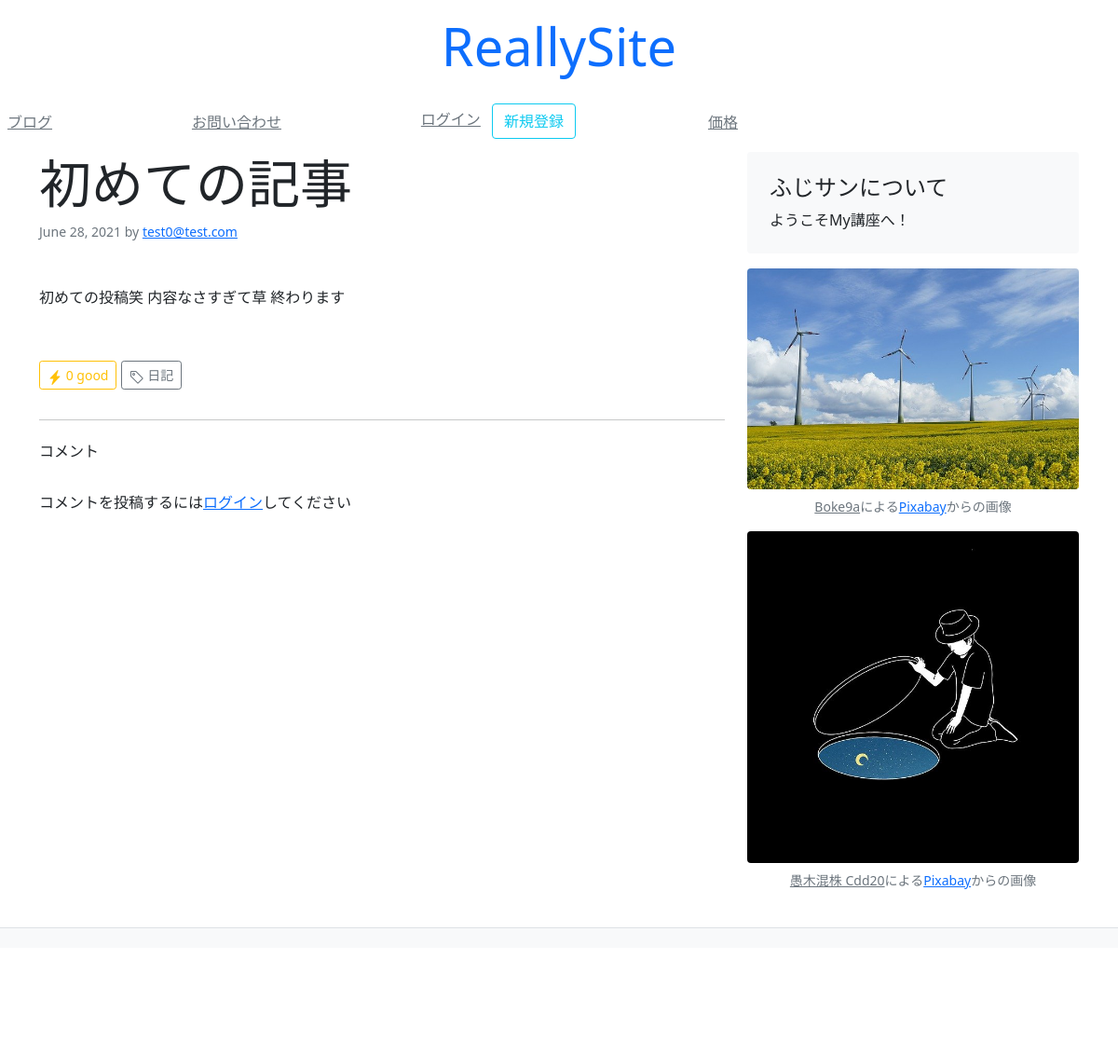
Before: /blog/1/ with the older database file.
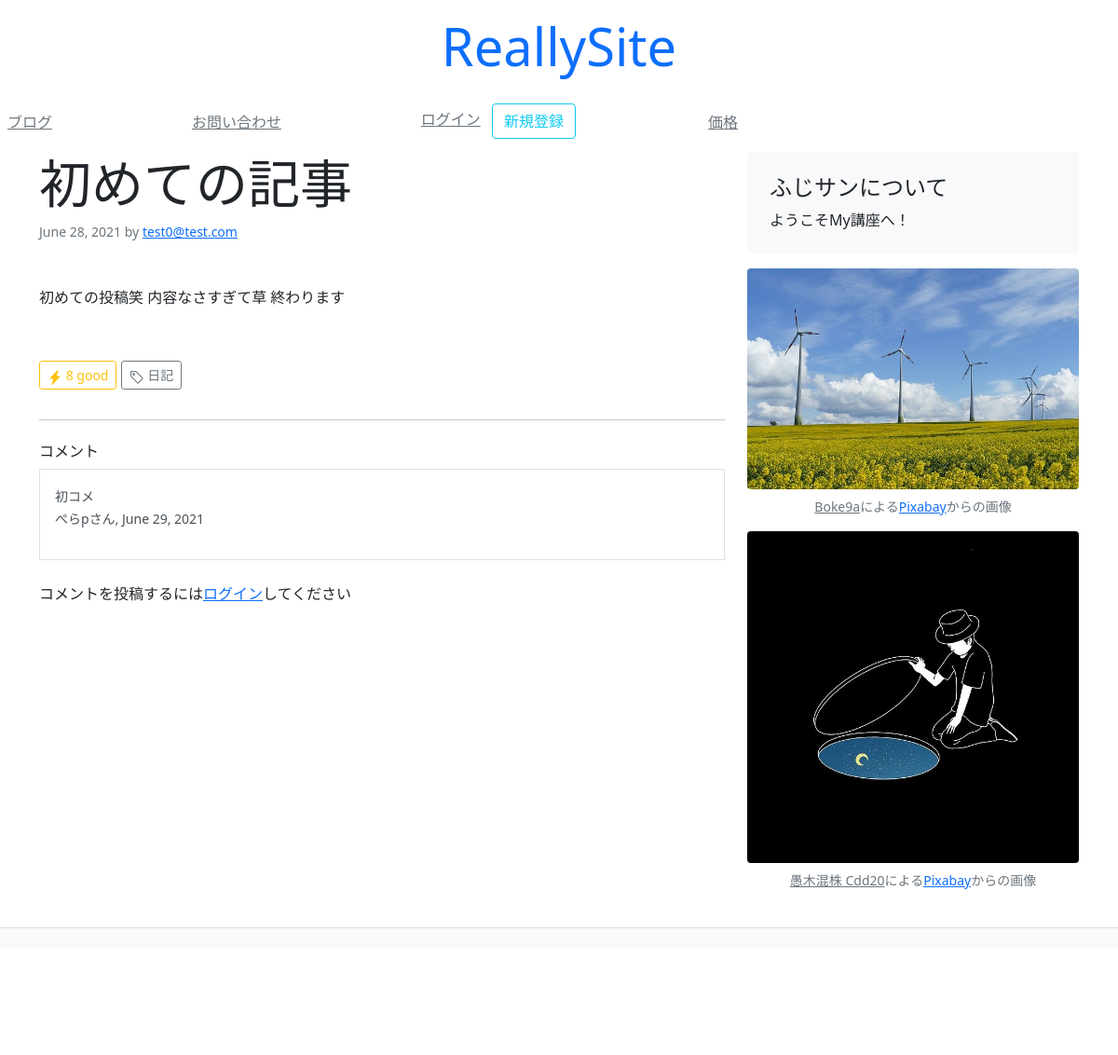
After: the same page with the newer database file.
### blog/models.py (models this page shows, shortened)
class Article(models.Model):
    title = models.CharField(default="", max_length=30)
    text = models.TextField(default="")
    author = models.ForeignKey(get_user_model(), on_delete=models.CASCADE)
    created_at = models.DateField(auto_now_add=True)
    updated_at = models.DateField(auto_now=True)
    count = models.IntegerField(default=0)
    tags = models.ManyToManyField(Tag, blank=True)

class Tag(models.Model):
    slug = models.CharField(primary_key=True, unique=True, max_length=15)
    name = models.CharField(unique=True, max_length=15)

class Comment(models.Model):
    comment = models.TextField(default="", max_length=500)
    created_at = models.DateField(auto_now_add=True)
    user = models.ForeignKey(get_user_model(), on_delete=models.CASCADE)
    article = models.ForeignKey(Article, on_delete=models.CASCADE)

### mysite/models/account_models.py (models this page shows, shortened)
class User(AbstractBaseUser):
    email = models.EmailField(
        max_length=255,
        unique=True,
    )
    is_active = models.BooleanField(default=True)
    is_admin = models.BooleanField(default=False)
    objects = UserManager()
    USERNAME_FIELD = 'email'
    REQUIRED_FIELDS = []
    def __str__(self):
        return self.email

### mysite/models/profile_models.py (models this page shows)
class Profile(models.Model):
    user = models.OneToOneField(get_user_model(), unique=True, on_delete=models.CASCADE, primary_key=True)
    username = models.CharField(default="匿名ユーザー", max_length=30)
    zip_code = models.CharField(default="", max_length=10)
    prefecture = models.CharField(default="", max_length=6)
    city = models.CharField(default="", max_length=100)
    address = models.CharField(default="", max_length=100)

### blog/views.py (the view, shortened to what this page needs)
# urls.py: path('<slug:pk>/', views.article)
def article(request, pk):
    obj = Article.objects.get(pk=pk)
    comments = Comment.objects.filter(article=obj)
    context = {
        'pk': pk,
        'obj': obj,
        'comments': comments
    }
    return render(request, 'blog/article.html', context)

### templates/blog/article.html (shortened to what this page needs)
{% extends 'mysite/base.html' %}
{% block content %}
  <main class="container">
    <div class="row">
      <div class="col-md-8">
        <h3 class="font-italic display-4">
          {{ obj.title }}
        </h3>
        <p class="small text-muted text-right">{{ obj.created_at }}
          by
          <a href="#">{{ obj.author }}</a>
        </p>
        <div class="my-5">{{ obj.text }}</div>
        <div>
          {% include "mysite/snippets/like_count.html" %}
          {% include "mysite/snippets/tag.html" %}
        </div>
        <hr class="my-4">
        {% include "mysite/snippets/comment.html" %}
      </div>
      {% include "mysite/snippets/sidebar.html" %}
    </div>
  </main>
{% endblock %}

### templates/mysite/base.html (shortened to what this page needs)
<!DOCTYPE html>
<html lang="ja">
  <head>
    {% include "mysite/snippets/head.html" %}
  </head>
  <body>
    {% include 'mysite/snippets/header.html' %}
    {% block content %}{% endblock %}
    {% include "mysite/snippets/footer.html" %}
  </body>
</html>

### templates/mysite/snippets/head.html (shortened to what this page needs)
<link href="https://cdn.jsdelivr.net/npm/bootstrap@5.0.0-beta1/dist/css/bootstrap.min.css" rel="stylesheet"/>

### templates/mysite/snippets/header.html
<header class="py-3">
  <div class="row flex-nowrap justify-content-center align-items-center">
    <div class="col-4 text-center">
      <a href="/" class="text-decoration-none">
        <h1 class="display-4 font-italic">ReallySite</h1>
      </a>
    </div>
  </div>
</header>
<div class="col-8 py-1 mb-2">
  <nav class="nav d-flex justify-content-between">
    <a class="p-2 link-secondary" href="/blog/">ブログ</a>
    <a class="p-2 link-secondary" href="/contact/">お問い合わせ</a>
    {% if user.is_authenticated %}
      <div>
        <a href="/logout/" class="p-2 link-secondary">ログアウト</a>
        <a href="/mypage/" class="p-2 link-secondary">マイページ</a>
      </div>
    {% else %}
      <div>
        <a href="/login/" class="p-2 link-secondary">ログイン</a>
        <a href="/signup/" class="btn btn-outline-info">新規登録</a>
      </div>
    {% endif %}
    <a class="p-2 link-secondary" href="#">価格</a>
  </nav>
</div>

### templates/mysite/snippets/like_count.html (shortened to what this page needs)
<form method="POST" class="d-inline">
  <button type="submit" class="btn btn-sm btn-outline-warning">
    <svg xmlns="http://www.w3.org/2000/svg" width="16" height="16" fill="currentColor" class="bi bi-lightning-fill" viewbox="0 0 16 16">
      <path fill-rule="evenodd" d="M11.251.068a.5.5 0 0 1 .227.58L9.677 6.5H13a.5.5 0 0 1 .364.843l-8 8.5a.5.5 0 0 1-.842-.49L6.323 9.5H3a.5.5 0 0 1-.364-.843l8-8.5a.5.5 0 0 1 .615-.09z"/>
    </svg>
    {{ obj.count }}
    good
  </button>
</form>

### templates/mysite/snippets/tag.html (shortened to what this page needs)
{% for tag in obj.tags.all %}
  <a href="/blog/tags/{{ tag.slug }}/" class="btn btn-sm my-2 btn-outline-secondary">
    {{ tag.name }}
  </a>
{% endfor %}

### templates/mysite/snippets/comment.html
<div>
  <h3 class="h6">コメント</h3>
  <div class="list-group">
    {% for comment in comments %}
      <a class="list-group-item list-group-item-action p-3 rounded-0">
        <p class="m-0">
          <small>{{ comment.comment }}</small>
        </p>
        <p class="m-8">
          <small>{{ comment.user.profile.username }}さん,
            {{ comment.created_at }}
          </small>
        </p>
      </a>
    {% endfor %}
  </div>
  {% if user.is_authenticated %}
    <form method="POST" class="my-4">
      {% csrf_token %}
      <div class="mb-2">
        <label>コメント投稿</label>
        <textarea class="rounded-0 bg-light form-control" name="comment" cols="30" rows="10"></textarea>
      </div>
      <div class="text-right">
        <button class="btn btn-sm btn-outline-success" type="submit">コメントする</button>
      </div>
    </form>
  {% else %}
    <p class="my-4">
      コメントを投稿するには<a href="/login/">ログイン</a>してください
    </p>
  {% endif %}
</div>

### templates/mysite/snippets/sidebar.html
{% load static %}
<aside class="col-md-4">
  <div class="p-4 mb-3 bg-light rounded">
    <h4 class="font-italic">
      ふじサンについて
    </h4>
    <p class="mb-0">ようこそMy講座へ！</p>
  </div>
  <figure class="figure">
    <img class="figure-img img-fluid rounded" src="{% static 'mysite/img_1.jpeg' %}" alt="">
    <figcaption class="figure-caption text-center font-italic small">
      <a class="text-muted" href="https://pixabay.com/ja/users/boke9a-2225626/?utm_source=link-attribution&amp;utm_medium=referral&amp;utm_campaign=image&amp;utm_content=1357419">Boke9a</a>による<a href="https://pixabay.com/ja/?utm_source=link-attribution&amp;utm_medium=referral&amp;utm_campaign=image&amp;utm_content=1357419">Pixabay</a>からの画像
    </figcaption>
  </figure>
  <figure class="figure">
    <img class="figure-img img-fluid rounded" src="{% static 'mysite/img_2.jpeg' %}" alt="">
    <figcaption class="figure-caption text-center font-italic small">
      <a class="text-muted" href="https://pixabay.com/ja/users/cdd20-1193381/?utm_source=link-attribution&amp;utm_medium=referral&amp;utm_campaign=image&amp;utm_content=6253257">愚木混株 Cdd20</a>による<a href="https://pixabay.com/ja/?utm_source=link-attribution&amp;utm_medium=referral&amp;utm_campaign=image&amp;utm_content=6253257">Pixabay</a>からの画像
    </figcaption>
  </figure>
</aside>

### templates/mysite/snippets/footer.html (shortened to what this page needs)
<footer class="border-top py-5 text-center bg-light mt-4">
  <p>
    <a href="/">トップに戻る</a>
  </p>
</footer>

Changed rows visible on the page:
changed Article "初めての記事": count "0" → "8"
added Comment: comment "初コメ", user.profile.username "ぺらp", created_at "June 29, 2021"
